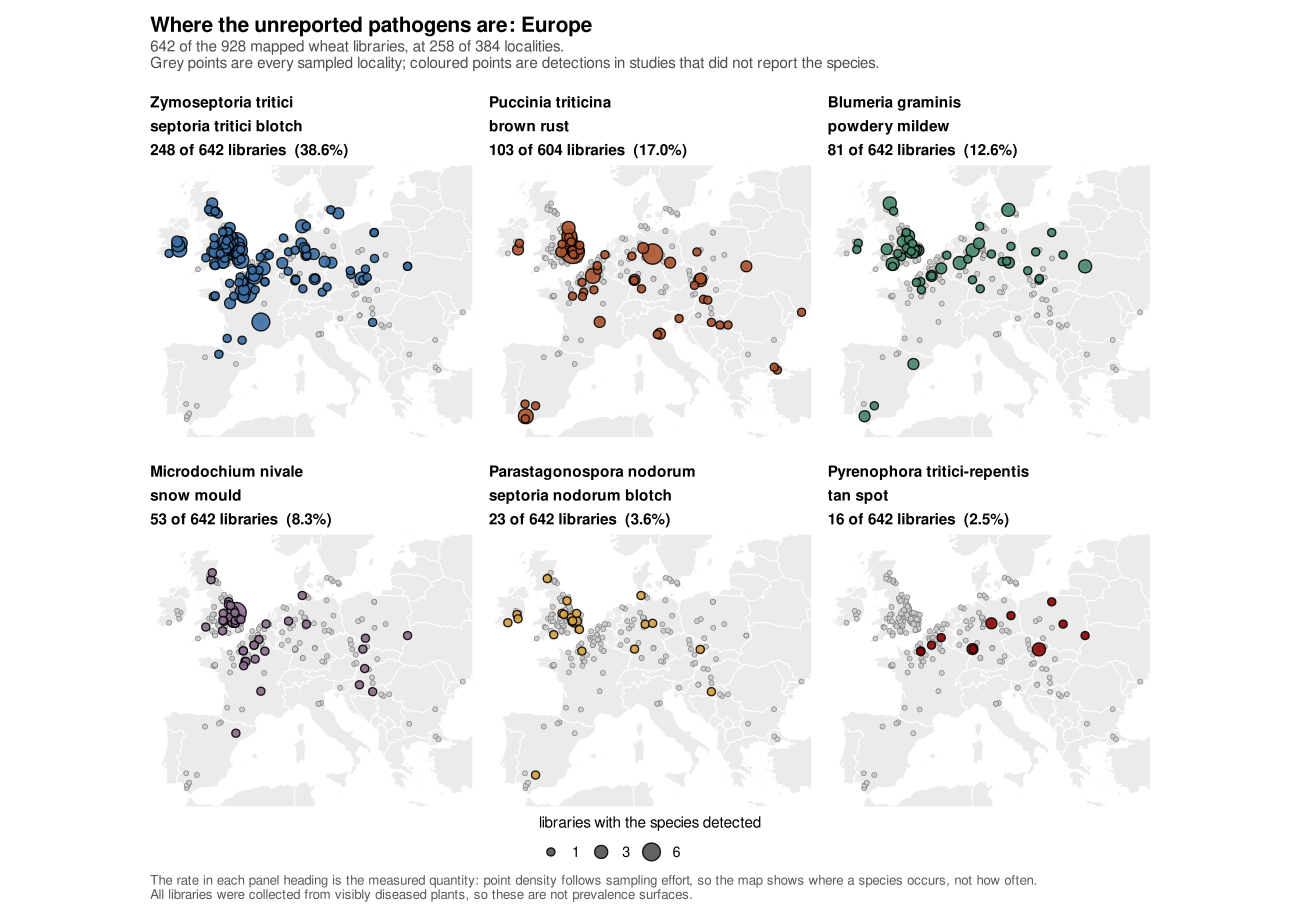

Reproduce this figure in R.
# pathogen_map_europe.R — the Europe window of pathogen_map.R. Styling only.
#
# Companion, not a replacement. The world figure answers "is this species global or regional";
# this one answers "where in the region", and it exists because 67% of localities and 69% of
# libraries sit in a window that is about a fifth of each world panel.
#
# TWO DIFFERENCES FROM THE WORLD FIGURE, both earned by the extra space:
#
#   1. EVERY SAMPLED LOCALITY IS DRAWN IN EVERY PANEL, as a filled grey point rather than an
#      open one, and the detections sit on top. At world scale the grey layer is a texture; at
#      this scale a reader can follow an individual site across panels and see that the same
#      field carries septoria and not tan spot. That comparison is the reason to zoom.
#
#   2. EACH PANEL PRINTS ITS EUROPEAN DETECTION RATE, from pathogen_map_europe.tsv. The map
#      shows WHERE and point density follows sampling effort; the printed rate is the quantity
#      with a denominator. Putting it in the panel stops the eye reading density as frequency,
#      which is the single easiest mistake to make with this figure.
#
# The basemap follows the house convention: land grey92, borders in the ocean colour so they
# read as hairline separations rather than competing with the points.
#
#   Rscript 02_classify/report/figures/pathogen_map/pathogen_map_europe.R

suppressPackageStartupMessages({
  library(ggplot2); library(maps); library(scales); library(ragg)
})

HERE  <- "02_classify/report/figures/pathogen_map"
d     <- read.delim(file.path(HERE, "pathogen_map.tsv"), stringsAsFactors = FALSE)
sites <- read.delim(file.path(HERE, "pathogen_map_sites.tsv"), stringsAsFactors = FALSE)
eur   <- read.delim(file.path(HERE, "pathogen_map_europe.tsv"), stringsAsFactors = FALSE)

DRAW <- c("Zymoseptoria tritici", "Puccinia triticina", "Blumeria graminis",
          "Microdochium nivale", "Parastagonospora nodorum", "Pyrenophora tritici-repentis")
COMMON <- c("Zymoseptoria tritici"         = "septoria tritici blotch",
            "Puccinia triticina"           = "brown rust",
            "Blumeria graminis"            = "powdery mildew",
            "Microdochium nivale"          = "snow mould",
            "Parastagonospora nodorum"     = "septoria nodorum blotch",
            "Pyrenophora tritici-repentis" = "tan spot")
FILL <- c("Zymoseptoria tritici"         = "#3A6EA5",
          "Puccinia triticina"           = "#A9512C",
          "Blumeria graminis"            = "#45896A",
          "Microdochium nivale"          = "#8C6D8F",
          "Parastagonospora nodorum"     = "#D9A441",
          "Pyrenophora tritici-repentis" = "#8c0404")

XLIM <- c(-11, 32); YLIM <- c(35, 60)

# Panel label carries the rate, so the number travels with the picture even when the panel is
# lifted out of the figure for a slide.
rate <- setNames(eur$rate, eur$species)
nlib <- setNames(eur$n_libraries, eur$species)
ndet <- setNames(eur$n_detected, eur$species)
# Three short lines beat two long ones: at this panel width the species name plus the common
# name on one line clipped, and a clipped title reads as a rendering fault.
lab  <- sprintf("%s\n%s\n%s of %s libraries  (%s)",
                DRAW, COMMON[DRAW], comma(ndet[DRAW]), comma(nlib[DRAW]),
                percent(rate[DRAW], accuracy = 0.1))
names(lab) <- DRAW

d <- d[d$species %in% DRAW, ]
d$panel <- factor(lab[d$species], levels = lab)

OCEAN <- "white"
world <- map_data("world")
world <- world[world$region != "Antarctica", ]

eu_sites <- sites[sites$lon >= XLIM[1] & sites$lon <= XLIM[2] &
                  sites$lat >= YLIM[1] & sites$lat <= YLIM[2], c("lon", "lat")]

base <- theme_void(base_size = 13) +
  theme(panel.background = element_rect(fill = "white", colour = NA),
        plot.background  = element_rect(fill = "white", colour = NA),
        strip.text       = element_text(face = "bold", size = 11, hjust = 0,
                                        margin = margin(b = 5, t = 7), lineheight = 1.3),
        panel.spacing    = unit(12, "pt"),
        legend.position  = "bottom",
        legend.title     = element_text(size = 11),
        plot.title       = element_text(face = "bold", size = 15, margin = margin(b = 2)),
        plot.subtitle    = element_text(size = 11, colour = "grey30", margin = margin(b = 8)),
        plot.caption     = element_text(size = 9.5, colour = "grey35", hjust = 0,
                                        margin = margin(t = 8)),
        plot.margin      = margin(12, 14, 10, 14))

p <- ggplot() +
  geom_polygon(data = world, aes(long, lat, group = group),
               fill = "grey92", colour = OCEAN, linewidth = 0.3) +
  # Filled, not open: at this scale an individual site should be followable across panels.
  geom_point(data = eu_sites, aes(lon, lat), inherit.aes = FALSE,
             shape = 21, size = 1.5, stroke = 0.3, colour = "grey45", fill = "grey80") +
  geom_point(data = d, aes(lon, lat, size = n_detected, fill = species),
             shape = 21, stroke = 0.7, colour = "black", alpha = 0.88) +
  scale_fill_manual(values = FILL, guide = "none") +
  scale_size_area(max_size = 7.5, breaks = c(1, 3, 6, 12),
                  name = "libraries with the species detected") +
  coord_fixed(1.45, xlim = XLIM, ylim = YLIM, expand = FALSE) +
  facet_wrap(~ panel, ncol = 3) +
  guides(size = guide_legend(title.position = "top", nrow = 1,
                             override.aes = list(fill = "grey30", colour = "black"))) +
  labs(title = "Where the unreported pathogens are: Europe",
       subtitle = sprintf(
         "%s of the %s mapped wheat libraries, at %s of %s localities.\nGrey points are every sampled locality; coloured points are detections in studies that did not report the species.",
         comma(eur$n_libraries[1]), comma(sum(sites$n_libraries)),
         comma(eur$n_localities[1]), comma(nrow(sites))),
       caption = "The rate in each panel heading is the measured quantity: point density follows sampling effort, so the map shows where a species occurs, not how often.\nAll libraries were collected from visibly diseased plants, so these are not prevalence surfaces.") +
  base

ragg::agg_png(file.path(HERE, "pathogen_map_europe.png"), width = 3900, height = 2750,
              res = 300, background = "white")
print(p); invisible(dev.off())
cairo_pdf(file.path(HERE, "pathogen_map_europe.pdf"), width = 13, height = 9.17)
print(p); invisible(dev.off())
cat("wrote pathogen_map_europe.{png,pdf}\n")
